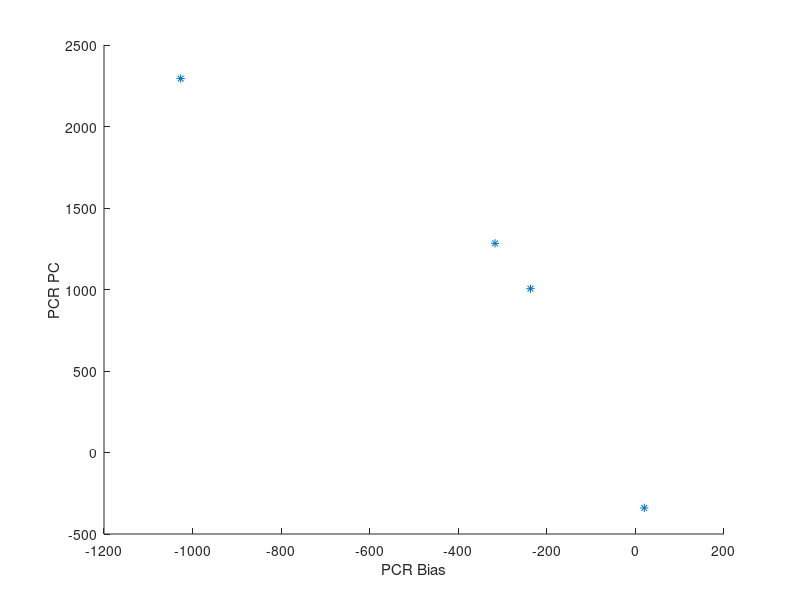
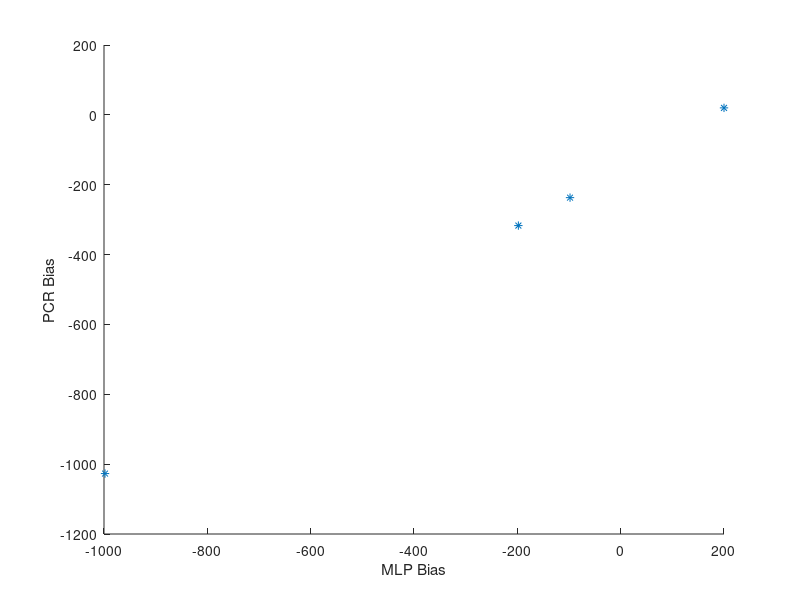
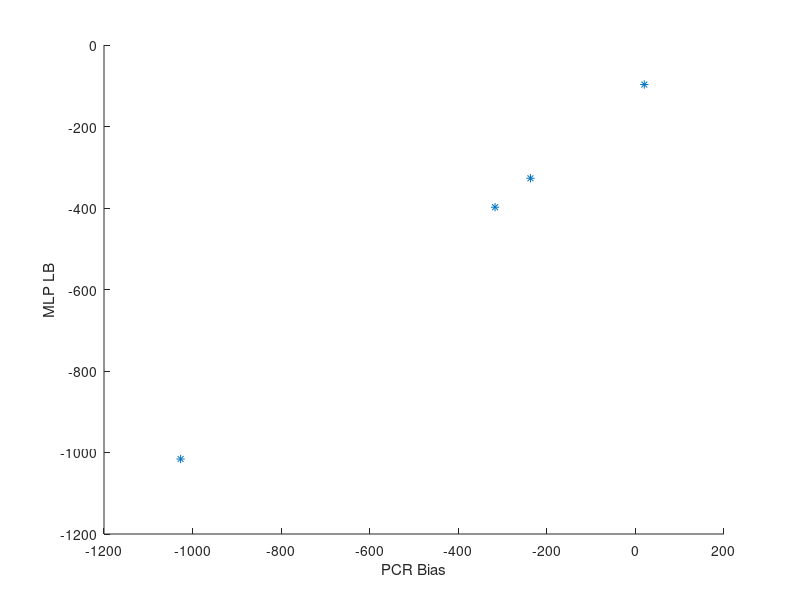
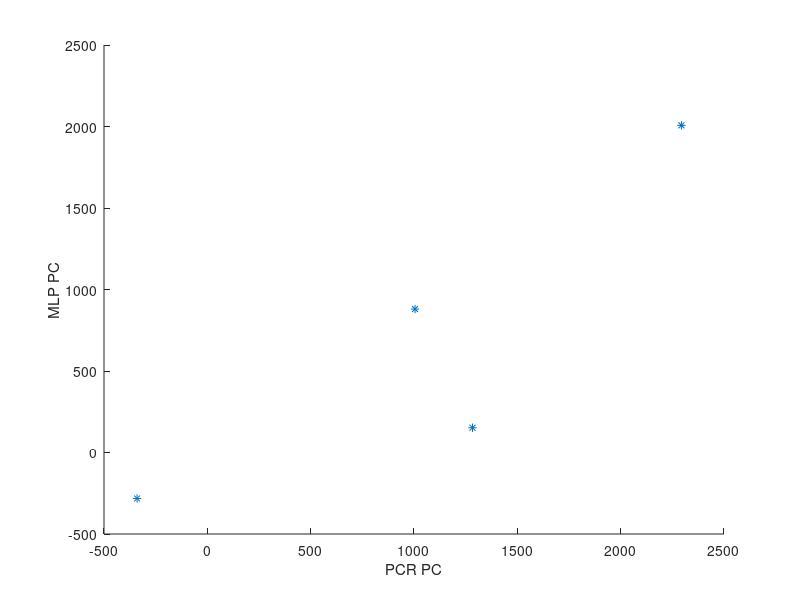

Recreate these plots in MATLAB, in order.
% MLP_Bias = [20 200 400 600 800 1000 3000 5000 15884 15384 14583 13384 13884];
% MLP_LB = [16150 16287 55 214 363 519 2078 3612 15745 15368 14590 13822 14208];
% MLP_PC = [1026 16190 14279 11394 5729 0 11254 15462 3021 3841 4298 4318 4323];
% 
% PCR_Bias = [16249 19 299 375 547 726 2479 4231 15798 15359 14488 13604 14045];
% PCR_PC = [1211 16182 14012 10818 6292 0 10559 15337 3460 4360 4889 4908 4908];



MLP_Bias = [16184 200 16284 15384];
MLP_LB = [15984 16285 16055 15366];
MLP_PC = [152 16100 880 2007];

PCR_Bias = [16065 20 16145 15355];
PCR_PC = [1283 16042 1005 2294];











for i=1:length(MLP_Bias)
if MLP_Bias(i)>8191
    MLP_Bias(i) = MLP_Bias(i)-8191*2;
end

if MLP_LB(i)>8191
    MLP_LB(i) = MLP_LB(i)-8191*2;
end

if MLP_PC(i)>8191
    MLP_PC(i) = MLP_PC(i)-8191*2;
end

if PCR_Bias(i)>8191
    PCR_Bias(i) = PCR_Bias(i)-8191*2;
end

if PCR_PC(i)>8191
    PCR_PC(i) = PCR_PC(i)-8191*2;
end

end

figure(1)
hold on
plot(PCR_Bias,PCR_PC,'*')
xlabel('PCR Bias')
ylabel('PCR PC')
hold off

figure(2)
hold on
plot(MLP_Bias,PCR_Bias,'*')
xlabel('MLP Bias')
ylabel('PCR Bias')
hold off

figure(3)
hold on
plot(PCR_Bias,MLP_LB,'*')
xlabel('PCR Bias')
ylabel('MLP LB')
hold off

figure(4)
hold on
plot(PCR_PC,MLP_PC,'*')
xlabel('PCR PC')
ylabel('MLP PC')











